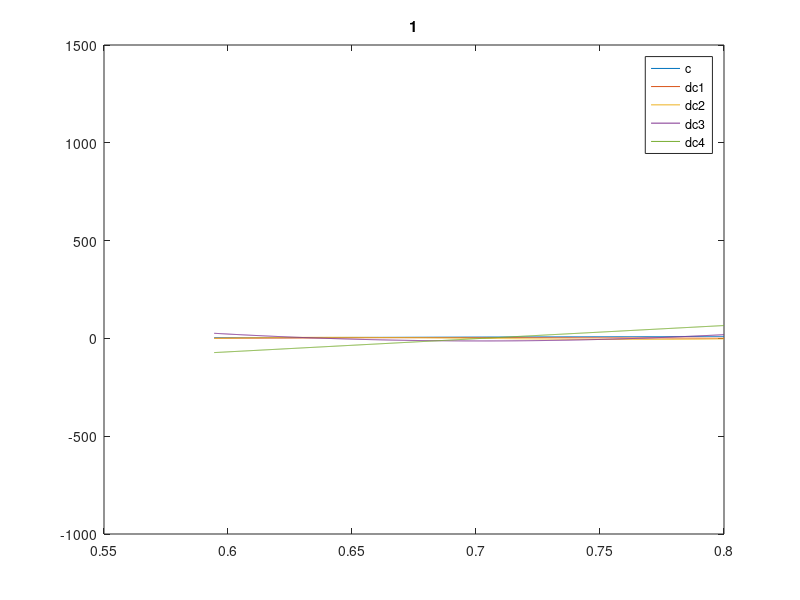
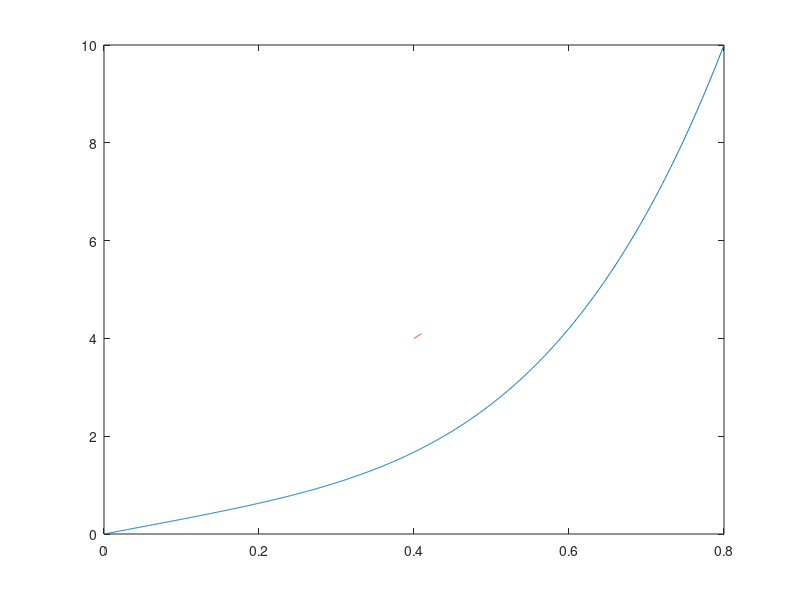

These figures' MATLAB source, in order: (Note: this script raises an error after producing the figures.)

function polyfit_der_analysis
    
    R = 10;
    x2 = 0.8;
    y_pole_low = 4;
    y_pole_high = y_pole_low+1/10;
    x_pole_low = y_pole_low/R;
    x_pole_high = y_pole_high/R;
    v0 = R;
    v2 = R;
    xover_perc = 2/5;
    
    c0 = find_poly2_coefficients(x_pole_low,x_pole_high,y_pole_low,y_pole_high);
    f_line_unshifted = @(x) polyval(c0,x);
    
    v11 = 3;
    v12 = (R - v11*x2) / x2^4;
    
    f_poly4 = @(x) v11.*x + v12.*x.^4;
    
    x0_roots = roots([v12 0 0 v11 -y_pole_high]);
    x0 = x0_roots(imag(x0_roots) == 0 & real(x0_roots) > 0);
    
    x1 = (1-xover_perc)*x0 + xover_perc*x2;
    y1 = f_poly4(x1);
    
    c = find_poly4_coefficients(x0,x1,x2,y_pole_high,y1,R,v0,v2);
    f_polyfit4_unstretched = @(t) polyval(c,t);
    
    stretch = x0/(y_pole_high/R)
    x_pole_low_stretched = x_pole_low*stretch;
    x_pole_high_stretched = x_pole_high*stretch;
    c3 = find_poly2_coefficients(x_pole_low_stretched,x0,y_pole_low,y_pole_high);
    f_line_shiftStretch = @(t) polyval(c3,t);
    
    
    c_poly4_stretched = poly_der_fit(x0,x1,x2,y_pole_high,y1,R,v0/stretch,v2,4);
    f_polyfit4_stretched = @(t) polyval(c_poly4_stretched,t);
        
    c_poly_stretched = poly_positive_derivative_fit(x0,x1,x2,y_pole_high,y1,R,v0/stretch,v2);
    f_polyfit_auto_stretched = @(t) polyval(c_poly_stretched,t);

    inv = 1-xover_perc;
    c_begin_poly4 = find_poly4_coefficients(0,inv*x_pole_low_stretched,x_pole_low_stretched,0,y_pole_low/2.2,y_pole_low,v11,(y_pole_high-y_pole_low)/(x_pole_high_stretched-x_pole_low_stretched));
    f_polyfit4_begin = @(t) polyval(c_begin_poly4,t);

    c_begin_auto = poly_positive_derivative_fit(0,inv*x_pole_low_stretched,x_pole_low_stretched,0,y_pole_low/2.2,y_pole_low,v11,(y_pole_high-y_pole_low)/(x_pole_high_stretched-x_pole_low_stretched));
    f_polyfit_begin = @(t) polyval(c_begin_auto,t);
    
    
    
    t0 = y_pole_low/R:x2/1000:y_pole_high/R;
    t1 = 0:x2/1000:x2;
    t2 = x0:x2/1000:x2;
    t3 = y_pole_low/R*stretch:(x0-y_pole_low/R*stretch)/10:x0;
    t4 = 0:x_pole_low_stretched/1000:x_pole_low_stretched;
    
    hold off;
    p = plot(t1,f_poly4(t1)); hold on;
    p = plot(t0,f_line_unshifted(t0)); p.Color(4) = 0.2;
    p = plot(t0+(x0-y_pole_high/R),f_line_unshifted(t0)); p.Color(4) = 0.2;
    p = plot(t2,f_polyfit4_unstretched(t2)); p.Color(4) = 0.2;
    p = plot(t3,f_line_shiftStretch(t3));
    p = plot(t2,f_polyfit4_stretched(t2)); p.Color(4) = 0.2;
    p = plot(t2,f_polyfit_auto_stretched(t2));
    p = plot(t4,f_polyfit4_begin(t4)); p.Color(4) = 0.2;
    p = plot(t4,f_polyfit_begin(t4));
    
    legend('original poly4','original line', ...
           'shifted line','unstretched poly4fit','shiftStretch line','stretched poly4fit','stretched poly auto','start','Location','northwest');

    xlim([0 x2]);
    ylim([-0.05*R R]);
    line([x0 x0],[0 R],'LineWidth',0.1);
    line([0 x2],[y_pole_high y_pole_high],'LineWidth',0.1);
    line([x1 x1],[0 R],'LineWidth',0.1);
    line([0 x2],[y1 y1],'LineWidth',0.1);
%     hold off;
%     t = x0:0.01:x2;
%     plot(t,f_polyfit4_stretched(t))
%     hold on;
    
%     h = @(t) polyval([4*c_poly4_stretched(1) 3*c_poly4_stretched(2) 2*c_poly4_stretched(3) c_poly4_stretched(4)],t);
%     plot(t,h(t));
    
%     plot(t,f_polyfit5_stretched(t));
%     plot(t,f_polyfit6_stretched(t));
%     plot(t,f_polyfit7_stretched(t));
%     plot(t,f_polyfit8_stretched(t));
%     plot(t,f_polyfit_stretched(t));
    
%     legend('poly4','auto');%,'poly5','poly6','poly7','poly8');
    
end

function c = find_poly2_coefficients(x0,x1,y0,y1)
   c = [1,x0;1,x1]\[y0;y1];
   c = fliplr(c');
end

function c = find_poly3_coefficients(x0,x1,y0,y1,v0,v1)
    A = [1, x0,   x0^2,   x0^3;
         1, x1,   x1^2,   x1^3;
         0,  1, 2*x0,   3*x0^2;
         0,  1, 2*x1,   3*x1^2];
     
    b = [y0;
         y1;
         v0;
         v1];

    c = fliplr((A\b)');
end

% fits a 4th order polynomial into 3 given points [x0 y0],[x1 y1]
% and [x2 y2] with given derivatives v0 and v2 at start and end
function c = find_poly4_coefficients(x0,x1,x2,y0,y1,y2,v0,v2)
    A = [1, x0,   x0^2,   x0^3,   x0^4;
         1, x1,   x1^2,   x1^3,   x1^4;
         1, x2,   x2^2,   x2^3,   x2^4;
         0,  1, 2*x0,   3*x0^2, 4*x0^3;
         0,  1, 2*x2,   3*x2^2, 4*x2^3];
     
    b = [y0;
         y1;
         y2;
         v0;
         v2];

    c = fliplr((A\b)');
end

function c = poly_positive_derivative_fit(x0,x1,x2,y0,y1,y2,v0,v2)
    degree = 4;
    
    derivative_negative = true;
    while(derivative_negative)
        degree = degree + 1;
        if degree == 20
            error('Automatic polyfit failed. Maximum polynomial degree reached (21)');
        end
        
        [c,ns] = poly_der_fit(x0,x1,x2,y0,y1,y2,v0,v2,degree);
        dc1 = polyder(c);
        res = c;
        close all;
        for ii = 1:1
%             c = res + ii*norm(res)*ns;
            dc1 = polyder(c);
            dc2 = polyder(dc1);
            dc3 = polyder(dc2);
            dc4 = polyder(dc3);

            figure;
            x = x0:(x2-x0)/1000:x2;
            plot(x,[polyval(c,x);polyval(dc1,x)/10;polyval(dc2,x)/100;polyval(dc3,x)/1000;polyval(dc4,x)/10000]);
            ylim(500*[-2 3]); title(num2str(ii));
            legend('c','dc1','dc2','dc3','dc4');
        end
        polyroots = roots(dc1);
        if any(imag(polyroots) == 0 & real(polyroots) > x0 & real(polyroots) < x2)
            
        else
            %c = poly_der_fit(x0,x1,x2,y0,y1,y2,v0,v2,degree+1);
            derivative_negative = false;
            fprintf('Polynomial autofit returned polynomial of degree %i\n',degree);
        end
    end
end

function [c,ns] = poly_der_fit(x0,x1,x2,y0,y1,y2,v0,v2,degree)
    assert(degree >= 4);
    A = zeros(degree+1);
    
    ind = degree:-1:0;
    A(1,:) = ones(1,degree+1)*diag(x0.^ind);
    A(2,:) = ones(1,degree+1)*diag(x1.^ind);
    A(3,:) = ones(1,degree+1)*diag(x2.^ind);
    
    pd = polyder(ones(1,degree+1));
    ind = degree-1:-1:0;
    A(4,1:degree) = pd * diag(x0.^ind);
    A(5,1:degree) = pd * diag(x2.^ind);
    
    der = 2;
    for ii = 6:degree+1
        pd = polyder(pd);
        ind = degree - der:-1:0;
        
        A(ii,1:degree+1-der) = pd * diag(x0.^ind);
        
        der = der + 1;
    end
%     for ii = 0:degree
%         A(1,ii+1) = x0^(degree-ii);
%         A(2,ii+1) = x1^(degree-ii);
%         A(3,ii+1) = x2^(degree-ii);
%         if ii < degree
%             A(4,ii+1) = (degree-ii)*x0^(degree-ii-1);
%             A(5,ii+1) = (degree-ii)*x2^(degree-ii-1);
%         end
%     end
    
%     A(6,:) = [60*x0^2 24*x0 6 zeros(1,degree - 2)];
    
    b = [y0;
        y1;
        y2;
        v0;
        v2;
        zeros(degree+1-5,1)];
    
    c = A\b;
    ns = null(A);
end
